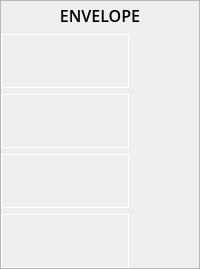
         <widget class="QFrame" name="frameEnvelope">
          <property name="minimumSize">
           <size>
            <width>128</width>
            <height>0</height>
           </size>
          </property>
          <property name="maximumSize">
           <size>
            <width>206</width>
            <height>16777215</height>
           </size>
          </property>
          <property name="styleSheet">
           <string notr="true"/>
          </property>
          <property name="frameShape">
           <enum>QFrame::StyledPanel</enum>
          </property>
          <property name="frameShadow">
           <enum>QFrame::Raised</enum>
          </property>
          <layout class="QGridLayout" name="gridLayout_4">
           <property name="leftMargin">
            <number>0</number>
           </property>
           <property name="topMargin">
            <number>1</number>
           </property>
           <property name="rightMargin">
            <number>0</number>
           </property>
           <property name="bottomMargin">
            <number>0</number>
           </property>
           <property name="horizontalSpacing">
            <number>0</number>
           </property>
           <property name="verticalSpacing">
            <number>6</number>
           </property>
           <item row="4" column="0">
            <widget class="QWidget" name="widget_5" native="true">
             <property name="minimumSize">
              <size>
               <width>128</width>
               <height>54</height>
              </size>
             </property>
             <property name="maximumSize">
              <size>
               <width>128</width>
               <height>54</height>
              </size>
             </property>
             <property name="styleSheet">
              <string notr="true">border: 1px solid white;
background-color: transparent;</string>
             </property>
             <layout class="QGridLayout" name="gridLayout_12">
              <property name="leftMargin">
               <number>0</number>
              </property>
              <property name="topMargin">
               <number>0</number>
              </property>
              <property name="rightMargin">
               <number>0</number>
              </property>
              <property name="bottomMargin">
               <number>0</number>
              </property>
              <property name="spacing">
               <number>0</number>
              </property>
              <item row="0" column="0">
               <widget class="QGraphicsView" name="gv4">
                <property name="minimumSize">
                 <size>
                  <width>0</width>
                  <height>54</height>
                 </size>
                </property>
                <property name="maximumSize">
                 <size>
                  <width>16777215</width>
                  <height>54</height>
                 </size>
                </property>
               </widget>
              </item>
             </layout>
            </widget>
           </item>
           <item row="2" column="0">
            <widget class="QWidget" name="widget_3" native="true">
             <property name="minimumSize">
              <size>
               <width>128</width>
               <height>54</height>
              </size>
             </property>
             <property name="maximumSize">
              <size>
               <width>128</width>
               <height>54</height>
              </size>
             </property>
             <property name="styleSheet">
              <string notr="true">border: 1px solid white;
background-color: transparent;</string>
             </property>
             <layout class="QGridLayout" name="gridLayout_10">
              <property name="leftMargin">
               <number>0</number>
              </property>
              <property name="topMargin">
               <number>0</number>
              </property>
              <property name="rightMargin">
               <number>0</number>
              </property>
              <property name="bottomMargin">
               <number>0</number>
              </property>
              <property name="spacing">
               <number>0</number>
              </property>
              <item row="0" column="0">
               <widget class="QGraphicsView" name="gv2">
                <property name="minimumSize">
                 <size>
                  <width>0</width>
                  <height>54</height>
                 </size>
                </property>
                <property name="maximumSize">
                 <size>
                  <width>16777215</width>
                  <height>54</height>
                 </size>
                </property>
               </widget>
              </item>
             </layout>
            </widget>
           </item>
           <item row="3" column="0">
            <widget class="QWidget" name="widget_4" native="true">
             <property name="minimumSize">
              <size>
               <width>128</width>
               <height>54</height>
              </size>
             </property>
             <property name="maximumSize">
              <size>
               <width>128</width>
               <height>54</height>
              </size>
             </property>
             <property name="styleSheet">
              <string notr="true">border: 1px solid white;
background-color: transparent;</string>
             </property>
             <layout class="QGridLayout" name="gridLayout_11">
              <property name="leftMargin">
               <number>0</number>
              </property>
              <property name="topMargin">
               <number>0</number>
              </property>
              <property name="rightMargin">
               <number>0</number>
              </property>
              <property name="bottomMargin">
               <number>0</number>
              </property>
              <property name="horizontalSpacing">
               <number>0</number>
              </property>
              <item row="0" column="0">
               <widget class="QGraphicsView" name="gv3">
                <property name="minimumSize">
                 <size>
                  <width>0</width>
                  <height>54</height>
                 </size>
                </property>
                <property name="maximumSize">
                 <size>
                  <width>16777215</width>
                  <height>54</height>
                 </size>
                </property>
               </widget>
              </item>
             </layout>
            </widget>
           </item>
           <item row="1" column="0">
            <widget class="QWidget" name="widget_2" native="true">
             <property name="minimumSize">
              <size>
               <width>128</width>
               <height>54</height>
              </size>
             </property>
             <property name="maximumSize">
              <size>
               <width>128</width>
               <height>54</height>
              </size>
             </property>
             <property name="styleSheet">
              <string notr="true">border: 1px solid white;
background-color: transparent;</string>
             </property>
             <layout class="QGridLayout" name="gridLayout_9">
              <property name="leftMargin">
               <number>0</number>
              </property>
              <property name="topMargin">
               <number>0</number>
              </property>
              <property name="rightMargin">
               <number>0</number>
              </property>
              <property name="bottomMargin">
               <number>0</number>
              </property>
              <property name="spacing">
               <number>0</number>
              </property>
              <item row="0" column="0">
               <widget class="QGraphicsView" name="gv1">
                <property name="minimumSize">
                 <size>
                  <width>0</width>
                  <height>54</height>
                 </size>
                </property>
                <property name="maximumSize">
                 <size>
                  <width>16777215</width>
                  <height>54</height>
                 </size>
                </property>
                <property name="styleSheet">
                 <string notr="true"/>
                </property>
               </widget>
              </item>
             </layout>
            </widget>
           </item>
           <item row="0" column="0">
            <widget class="QFrame" name="fameEnvelopeTitle">
             <property name="minimumSize">
              <size>
               <width>0</width>
               <height>26</height>
              </size>
             </property>
             <property name="maximumSize">
              <size>
               <width>16777215</width>
               <height>26</height>
              </size>
             </property>
             <property name="styleSheet">
              <string notr="true"/>
             </property>
             <layout class="QHBoxLayout" name="horizontalLayout_8">
              <property name="spacing">
               <number>0</number>
              </property>
              <property name="leftMargin">
               <number>0</number>
              </property>
              <property name="topMargin">
               <number>1</number>
              </property>
              <property name="rightMargin">
               <number>0</number>
              </property>
              <property name="bottomMargin">
               <number>1</number>
              </property>
              <item>
               <spacer name="horizontalSpacer_7">
                <property name="orientation">
                 <enum>Qt::Horizontal</enum>
                </property>
                <property name="sizeType">
                 <enum>QSizePolicy::Expanding</enum>
                </property>
                <property name="sizeHint" stdset="0">
                 <size>
                  <width>16</width>
                  <height>20</height>
                 </size>
                </property>
               </spacer>
              </item>
              <item>
               <widget class="QLabel" name="lbSection2">
                <property name="minimumSize">
                 <size>
                  <width>120</width>
                  <height>24</height>
                 </size>
                </property>
                <property name="maximumSize">
                 <size>
                  <width>120</width>
                  <height>24</height>
                 </size>
                </property>
                <property name="font">
                 <font>
                  <family>Open Sans</family>
                  <pointsize>12</pointsize>
                  <weight>68</weight>
                  <bold>true</bold>
                 </font>
                </property>
                <property name="styleSheet">
                 <string notr="true"/>
                </property>
                <property name="frameShadow">
                 <enum>QFrame::Plain</enum>
                </property>
                <property name="text">
                 <string>ENVELOPE</string>
                </property>
                <property name="alignment">
                 <set>Qt::AlignCenter</set>
                </property>
               </widget>
              </item>
              <item>
               <spacer name="horizontalSpacer_8">
                <property name="orientation">
                 <enum>Qt::Horizontal</enum>
                </property>
                <property name="sizeType">
                 <enum>QSizePolicy::Expanding</enum>
                </property>
                <property name="sizeHint" stdset="0">
                 <size>
                  <width>16</width>
                  <height>20</height>
                 </size>
                </property>
               </spacer>
              </item>
             </layout>
            </widget>
           </item>
          </layout>
         </widget>
